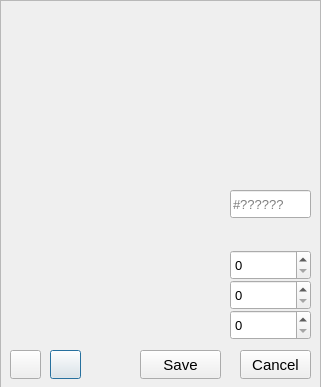
<?xml version="1.0" encoding="UTF-8"?>
<ui version="4.0">
 <class>PaletteDialog</class>
 <widget class="QDialog" name="PaletteDialog">
  <property name="geometry">
   <rect>
    <x>0</x>
    <y>0</y>
    <width>321</width>
    <height>387</height>
   </rect>
  </property>
  <property name="windowTitle">
   <string>Dialog</string>
  </property>
  <widget class="QFrame" name="frame_4">
   <property name="geometry">
    <rect>
     <x>0</x>
     <y>0</y>
     <width>321</width>
     <height>391</height>
    </rect>
   </property>
   <property name="frameShape">
    <enum>QFrame::Shape::StyledPanel</enum>
   </property>
   <property name="frameShadow">
    <enum>QFrame::Shadow::Raised</enum>
   </property>
   <widget class="QLabel" name="lbl_Hue">
    <property name="geometry">
     <rect>
      <x>10</x>
      <y>180</y>
      <width>211</width>
      <height>101</height>
     </rect>
    </property>
    <property name="text">
     <string/>
    </property>
   </widget>
   <widget class="QWidget" name="widget_Palette" native="true">
    <property name="geometry">
     <rect>
      <x>10</x>
      <y>10</y>
      <width>301</width>
      <height>161</height>
     </rect>
    </property>
   </widget>
   <widget class="QPushButton" name="btn_Save">
    <property name="geometry">
     <rect>
      <x>50</x>
      <y>350</y>
      <width>31</width>
      <height>29</height>
     </rect>
    </property>
    <property name="text">
     <string/>
    </property>
   </widget>
   <widget class="QPushButton" name="btn_Load">
    <property name="geometry">
     <rect>
      <x>10</x>
      <y>350</y>
      <width>31</width>
      <height>29</height>
     </rect>
    </property>
    <property name="text">
     <string/>
    </property>
   </widget>
   <widget class="QPushButton" name="btn_Cancel">
    <property name="geometry">
     <rect>
      <x>240</x>
      <y>350</y>
      <width>71</width>
      <height>29</height>
     </rect>
    </property>
    <property name="font">
     <font>
      <pointsize>11</pointsize>
     </font>
    </property>
    <property name="text">
     <string>Cancel</string>
    </property>
   </widget>
   <widget class="QPushButton" name="btn_Ok">
    <property name="geometry">
     <rect>
      <x>140</x>
      <y>350</y>
      <width>81</width>
      <height>29</height>
     </rect>
    </property>
    <property name="font">
     <font>
      <pointsize>11</pointsize>
     </font>
    </property>
    <property name="text">
     <string>Save</string>
    </property>
   </widget>
   <widget class="QLabel" name="lbl_Sat">
    <property name="geometry">
     <rect>
      <x>10</x>
      <y>280</y>
      <width>211</width>
      <height>30</height>
     </rect>
    </property>
    <property name="text">
     <string/>
    </property>
   </widget>
   <widget class="QLabel" name="lbl_Val">
    <property name="geometry">
     <rect>
      <x>10</x>
      <y>310</y>
      <width>211</width>
      <height>30</height>
     </rect>
    </property>
    <property name="text">
     <string/>
    </property>
   </widget>
   <widget class="QSpinBox" name="spin_Val">
    <property name="geometry">
     <rect>
      <x>230</x>
      <y>310</y>
      <width>81</width>
      <height>30</height>
     </rect>
    </property>
    <property name="font">
     <font>
      <pointsize>10</pointsize>
     </font>
    </property>
    <property name="maximum">
     <number>255</number>
    </property>
   </widget>
   <widget class="QSpinBox" name="spin_Sat">
    <property name="geometry">
     <rect>
      <x>230</x>
      <y>280</y>
      <width>81</width>
      <height>30</height>
     </rect>
    </property>
    <property name="font">
     <font>
      <pointsize>10</pointsize>
     </font>
    </property>
    <property name="maximum">
     <number>255</number>
    </property>
   </widget>
   <widget class="QSpinBox" name="spin_Hue">
    <property name="geometry">
     <rect>
      <x>230</x>
      <y>250</y>
      <width>81</width>
      <height>30</height>
     </rect>
    </property>
    <property name="font">
     <font>
      <pointsize>10</pointsize>
     </font>
    </property>
    <property name="maximum">
     <number>255</number>
    </property>
   </widget>
   <widget class="QLineEdit" name="lineEdit_Hex">
    <property name="geometry">
     <rect>
      <x>230</x>
      <y>190</y>
      <width>81</width>
      <height>28</height>
     </rect>
    </property>
    <property name="font">
     <font>
      <pointsize>10</pointsize>
     </font>
    </property>
    <property name="placeholderText">
     <string>#??????</string>
    </property>
   </widget>
  </widget>
 </widget>
 <resources/>
 <connections/>
</ui>
